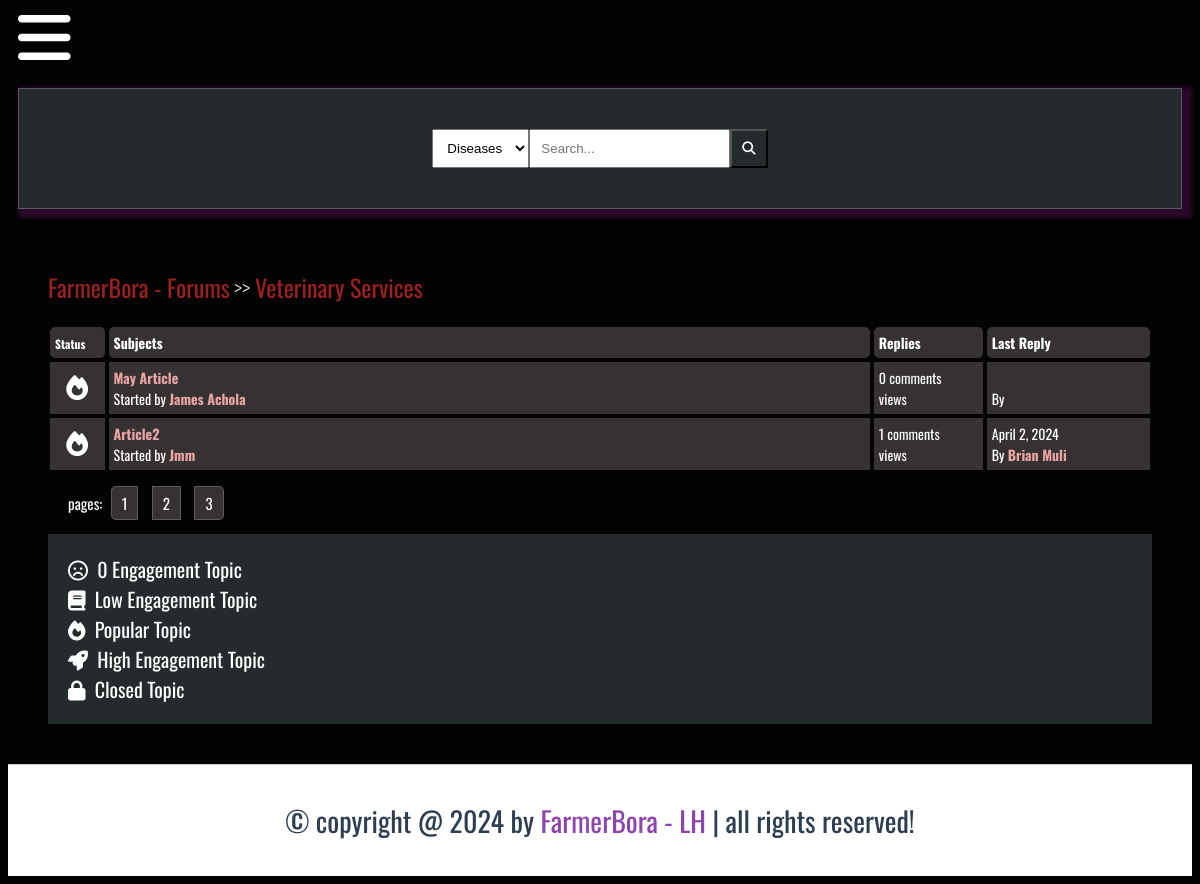
Before: /posts/veterinary-services/ with the older database file.
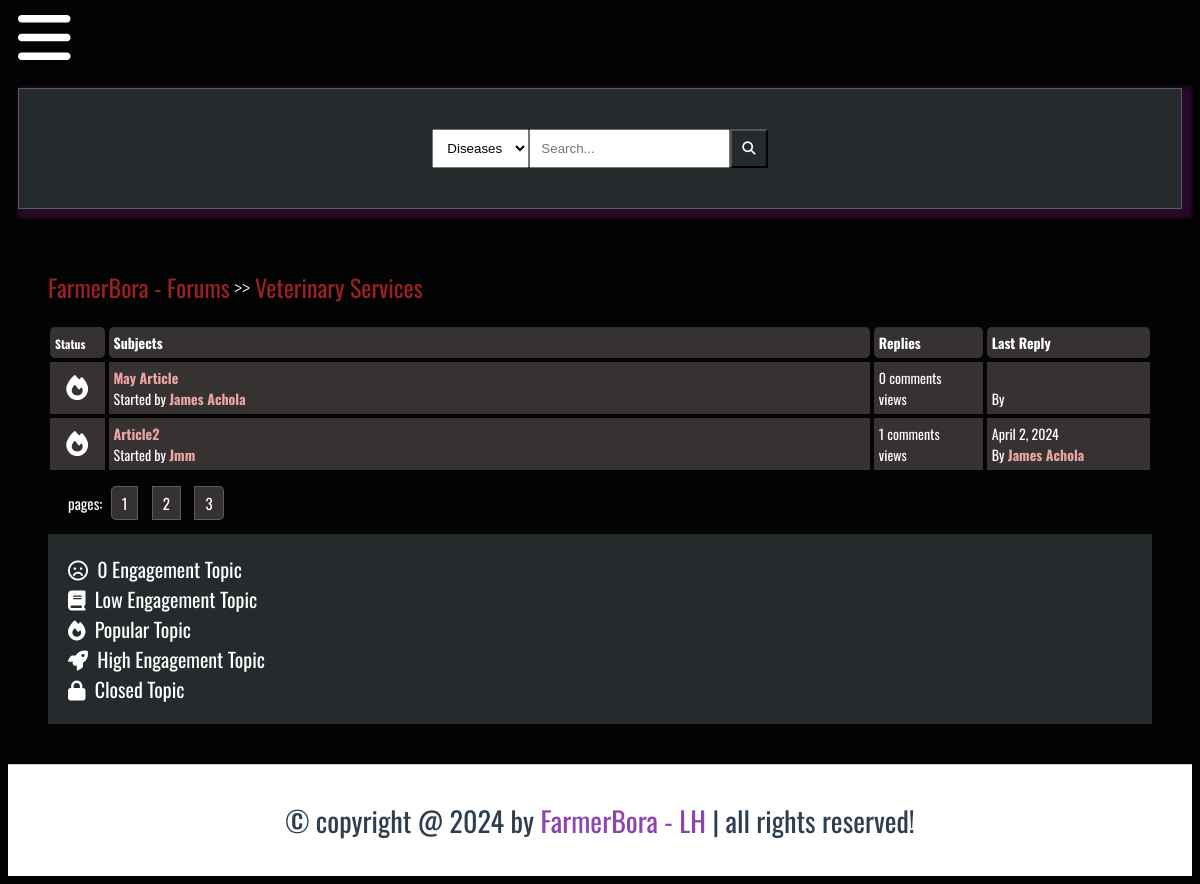
After: the same page with the newer database file.
### FarmerBora_App/models.py (models this page shows, shortened)
class Category(models.Model):
    title = models.CharField(max_length=100)
    slug = models.SlugField(max_length=400, unique=True, blank=True)
    description = models.TextField(default="description")
    class Meta:
        verbose_name_plural = "Categories"
    def get_url(self):
        return reverse("posts", kwargs={"slug": self.slug})

class Post(models.Model):
    title = models.CharField(max_length=100)
    slug = models.SlugField(max_length=400, unique=True, blank=True)
    user = models.ForeignKey(Author, on_delete=models.CASCADE)
    content = HTMLField()
    categories = models.ManyToManyField(Category)
    date = models.DateTimeField(auto_now_add=True)
    approved = models.BooleanField(default=False)
    hit_count_generic = GenericRelation(
        HitCount,
        object_id_field="object_pk",
        related_query_name="hit_count_generic_relation",
    )
    tags = TaggableManager()
    comments = models.ManyToManyField(Comment, blank=True)
    def get_url(self):
        return reverse("details", kwargs={"slug": self.slug})
    @property
    def num_comments(self):
        return self.comments.count()
    @property
    def last_reply(self):
        return self.comments.latest("date")

class Author(models.Model):
    user = models.ForeignKey(User, on_delete=models.CASCADE)
    fullname = models.CharField(max_length=100)
    slug = models.SlugField(max_length=400, unique=True, blank=True)
    bio = HTMLField()
    points = models.IntegerField(default=0)
    profile_pic = ResizedImageField(
        size=[50, 80],
        upload_to="authors",
        quality=100,
        default=None,
        null=True,
        blank=True,
    )

class Comment(models.Model):
    user = models.ForeignKey(Author, on_delete=models.CASCADE)
    content = models.TextField()
    date = models.DateTimeField(auto_now_add=True)
    replies = models.ManyToManyField(Reply, blank=True)

### FarmerBora_App/views.py (the view)
# urls.py: path("posts/<slug>/", views.posts, name="posts"),
def posts(request, slug):
    category = get_object_or_404(Category, slug=slug)
    posts = Post.objects.filter(approved=True, categories=category)
    context = {
        "posts": posts,
        "forum": category,
    }
    return render(request, "posts.html", context)

### FarmerBora_App/templates/posts.html
{% extends 'baseforum.html' %}
{%load hitcount_tags %}
{% block content %}
<div class="container">
    <div class="navigate">
        <span><a href="{% url 'forum' %}" class="subforum-link">FarmerBora - Forums</a> >> <a href="{{forum.get_url}}"
                class="subforum-link">{{forum.title}}</a></span>
    </div>
    <div class="posts-table">
        <div class="table-head">
            <div class="status"><small>Status</small></div>
            <div class="subjects">Subjects</div>
            <div class="replies">Replies</div>
            <div class="last-reply">Last Reply</div>
        </div>
        {% for post in posts%}
        <div class="table-row">
            <div class="status"><i class="fa fa-fire"></i></div>
            <div class="subjects"><a href="{{post.get_url}}" class="subforum-link">{{post.title}}</a> <br><span> Started
                    by
                    <b><a href="#" class="subforum-link">{{post.user.fullname|title}}</a></b></span></div>
            <div class="replies">{{post.num_comments}} comments <br> {%get_hit_count for post %} views</div>
            <div class="last-reply">{{post.last_reply.date|date}} <br> By <b><a href="#"
                        class="subforum-link">{{post.last_reply.user.fullname|title}}</a></b>
            </div>
        </div>
        {% endfor %}
    </div>
    <div class="pagination">
        pages: <a href="#">1</a> <a href="#">2</a> <a href="#">3</a>
    </div>
    <div class="note">
        <span>
            <i class="fa fa-frown-o"></i>&nbsp; 0 Engagement Topic<br>
        </span>
        <span>
            <i class="fa fa-book"></i>&nbsp; Low Engagement Topic<br>
        </span>
        <span>
            <i class="fa fa-fire"></i>&nbsp; Popular Topic<br>
        </span>
        <span>
            <i class="fa fa-rocket"></i>&nbsp; High Engagement Topic<br>
        </span>
        <span>
            <i class="fa fa-lock"></i>&nbsp; Closed Topic<br>
        </span>
    </div>
</div>
{% endblock %}

### FarmerBora_App/templates/baseforum.html (shortened to what this page needs)
{% load static %}
<!DOCTYPE html>
<html lang="en">
<head>
    <link rel="stylesheet" href="{% static 'forum.css' %}">
    <link rel="stylesheet" href="https://use.fontawesome.com/releases/v5.15.3/css/all.css"
>
    <link rel="stylesheet" href="https://stackpath.bootstrapcdn.com/font-awesome/4.7.0/css/font-awesome.min.css">
</head>
<body>
    <header>
        <div class="navbar">
            <a href="#" class="bar-icon" id="iconBar" onclick="hideIconBar()"><i class=" fas fa-bars"></i></a>
        </div>
        <div class="search-box">
            <div class="select1">
                <select name="" id="">
                    <option value="">Diseases</option>
                </select>
            </div>
            <input type="text" name="q" id="" placeholder="Search...">
            <button type="submit"><i class="fa fa-search"></i></button>
        </div>
    </header>
    {% block content %}
    {% endblock %}
    <footer class="footer notranslate">
        &copy; copyright @ 2024 by <span>FarmerBora - LH</span> | all rights reserved!
    </footer>
</body>
</html>

### FarmerBora_App/static/forum.css (style rules this page uses)
:root { --main-color:#8e44ad; --red:#e74c3c; --orange:#f39c12; --light-color:#888; --light-bg:#eee; --black:#2c3e50; --white:#fff; --border:.1rem solid rgba(0,0,0,.2); }
* { box-sizing: border-box; }
html { font-size: 14px; font-family: "Oswald", sans-serif; background-color: rgb(3, 3, 3); color: white; }
.container { margin: 20px; padding: 20px; }
.subforum-link { color: rgb(235, 165, 165); font-weight: bolder; text-decoration: none; }
header { margin-inline: 10px; }
.navbar { display: flex; align-items: center; }
.bar-icon i { display: inline-block; font-size: 60px; cursor: pointer; color: white; margin-right: 10px; }
.search-box { background-color: #252a2c; border: solid 1px#5c5a5e; margin-top: 20px; padding: 40px; display: flex; justify-content: center; box-shadow: 5px 4px 4px 5px #290929; }
.search-box select { padding: 10px; }
.search-box input { padding: 10px; }
.search-box button { padding: 10px; background-color: #252a2c; color: white; }
.footer { background-color: var(--white); border-top: var(--border); position: sticky; bottom: 0; left: 0; right: 0; text-align: center; font-size: 2rem; padding:2.5rem 2rem; color:var(--black); margin-top: 1rem; z-index: 1000; }
.footer span { color:var(--main-color); }
.table-head { display: flex; }
.table-head div { padding: 5px; margin: 2px; background-color:rgb(54, 50, 50); color: white; border-radius: 5px; font-weight: bold; }
.table-head .status { flex: 5%; }
.table-head .subjects { flex: 70%; }
.table-head .replies { flex: 10%; }
.table-head .last-reply { flex: 15%; }
.table-row { display: flex; }
.table-row .status, .table-row .subjects, .table-row .replies, .table-row .last-reply { padding: 5px; margin: 2px; background-color:rgb(54, 50, 50); color: white; }
.table-row .status { flex: 5%; font-size: 25px; text-align: center; }
.table-row .subjects { flex: 70%; }
.table-row .replies { flex: 10%; }
.table-row .last-reply { flex: 15%; }
.pagination { padding: 20px; font-size: 15px; }
.pagination a { padding: 5px 10px; margin-inline: 5px; background-color:rgb(54, 50, 50); color: white; border: solid 1px #5c5a5e; text-decoration: none; }
.pagination a:first-child { border-top-left-radius: 5px; border-bottom-left-radius: 5px; }
.pagination a:last-child { border-top-right-radius: 5px; border-bottom-right-radius: 5px; }
.navigate { margin-block: 20px; font-size: 24px; font-weight: lighter; }
.navigate a { color: rgb(155, 33, 33); }
.note { background-color: #252a2c; padding: 20px; display: block; }
.note span { font-size: 20px; margin-block: 5px; }

Changed rows visible on the page:
changed through a linked row, Post "Article2": last_reply.user.fullname "Brian Muli" → "James Achola"
